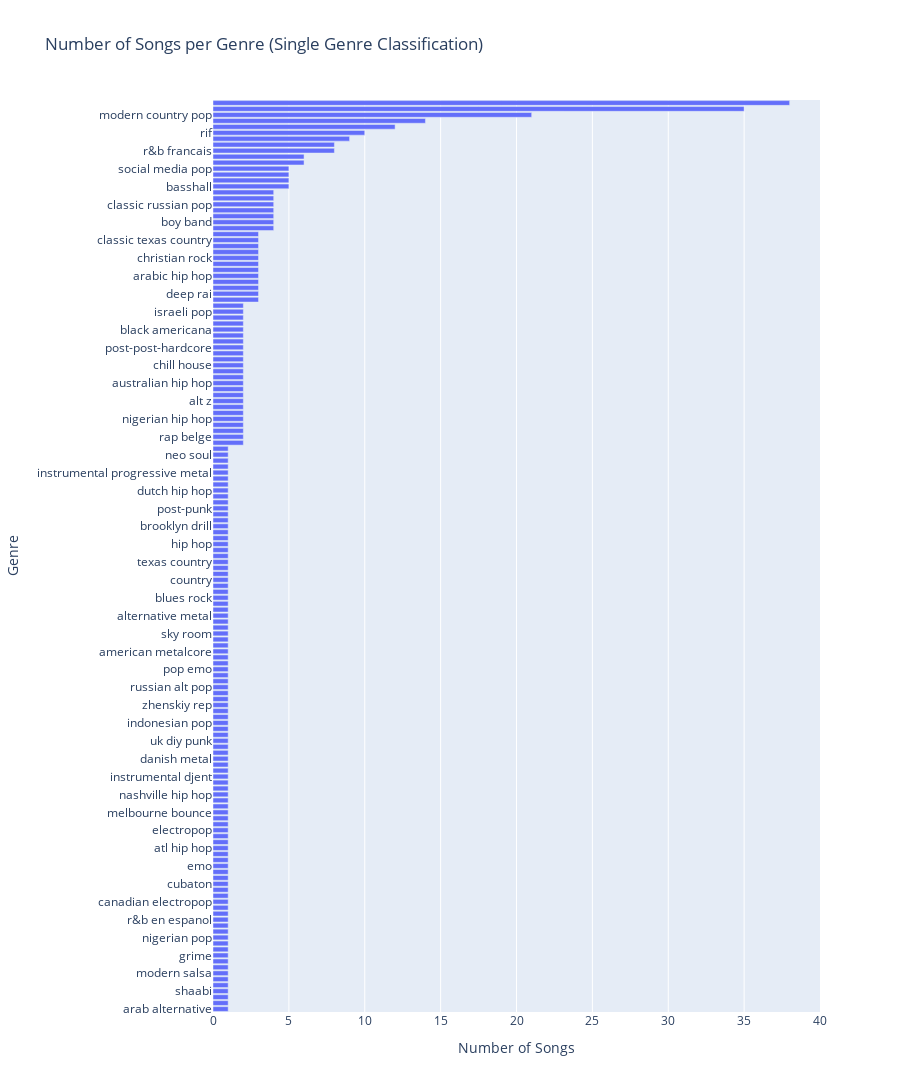

The notebook cell saved with this chart:
### Code cell
create_song_genre_bar_chart(genre_classification)

### Figure 1 — Plotly figure (JSON) as saved in the notebook; plotly's stock layout.template omitted (floating-point values rounded to 4 significant figures; data arrays with more than 128 entries replaced by an {"elided": "..."} marker saying what was removed)
{"data": [{"orientation": "h", "type": "bar", "x": {"elided": "153 int values"}, "y": {"elided": "153 str values"}}], "layout": {"height": 3060, "title": {"text": "Number of Songs per Genre (Single Genre Classification)"}, "xaxis": {"title": {"text": "Number of Songs"}}, "yaxis": {"categoryorder": "total ascending", "title": {"text": "Genre"}}}}
